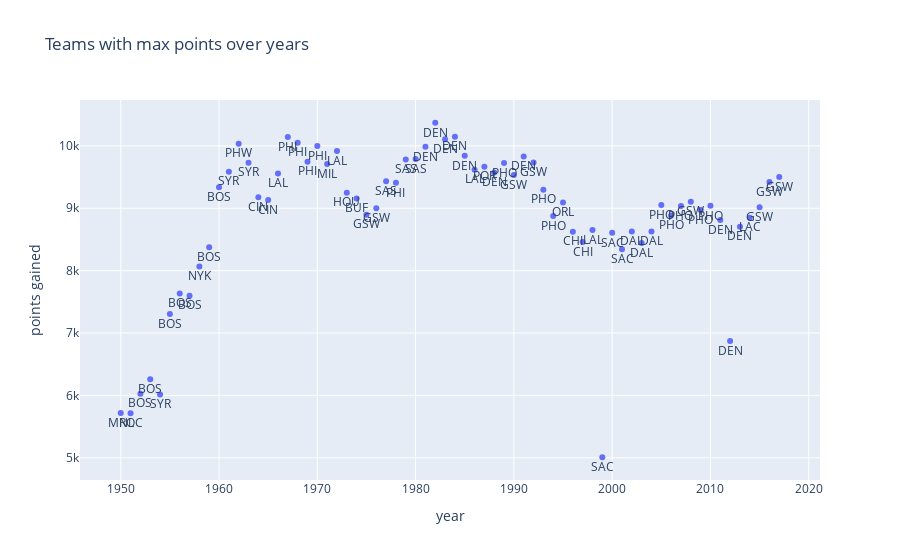

The notebook cell saved with this chart:
### Code cell
seasons_pivot = season_stats[~(season_stats.Tm=='TOT')].pivot_table(index = 'Year', columns = 'Tm', values = 'PTS', aggfunc = sum).fillna(0).applymap(int)
max_points_teams = seasons_pivot.idxmax(axis=1)
max_points_num = seasons_pivot.max(axis=1)
graph_data = pd.DataFrame([max_points_teams, max_points_num]).transpose()
graph_data.columns = ['Team name','PTS']
graph_data['Team name'].value_counts()

trace0=go.Scatter(
    x = graph_data.index,
    y = graph_data.PTS,
    mode='markers+text',
    text = graph_data['Team name'],
    textposition='bottom center'
)
data = [trace0]
layout = {'title':'Teams with max points over years', 'xaxis':{'title':'year'}, 'yaxis':{'title':'points gained'}}
fig = go.Figure(data=data, layout=layout)
iplot(fig, show_link=False)

### Figure 1 — Plotly figure (JSON) as saved in the notebook; plotly's stock layout.template omitted (floating-point values rounded to 4 significant figures)
{"data": [{"mode": "markers+text", "text": ["MNL", "ROC", "BOS", "BOS", "SYR", "BOS", "BOS", "BOS", "NYK", "BOS", "BOS", "SYR", "PHW", "SYR", "CIN", "CIN", "LAL", "PHI", "PHI", "PHI", "PHI", "MIL", "LAL", "HOU", "BUF", "GSW", "GSW", "SAS", "PHI", "SAS", "SAS", "DEN", "DEN", "DEN", "DEN", "DEN", "LAL", "POR", "DEN", "PHO", "GSW", "DEN", "GSW", "PHO", "PHO", "ORL", "CHI", "CHI", "LAL", "SAC", "SAC", "SAC", "DAL", "DAL", "DAL", "PHO", "PHO", "PHO", "GSW", "PHO", "PHO", "DEN", "DEN", "DEN", "LAC", "GSW", "GSW", "GSW"], "textposition": "bottom center", "type": "scatter", "x": [1950, 1951, 1952, 1953, 1954, 1955, 1956, 1957, 1958, 1959, 1960, 1961, 1962, 1963, 1964, 1965, 1966, 1967, 1968, 1969, 1970, 1971, 1972, 1973, 1974, 1975, 1976, 1977, 1978, 1979, 1980, 1981, 1982, 1983, 1984, 1985, 1986, 1987, 1988, 1989, 1990, 1991, 1992, 1993, 1994, 1995, 1996, 1997, 1998, 1999, 2000, 2001, 2002, 2003, 2004, 2005, 2006, 2007, 2008, 2009, 2010, 2011, 2012, 2013, 2014, 2015, 2016, 2017], "y": [5717, 5713, 6027, 6258, 6013, 7304, 7632, 7599, 8068, 8377, 9337, 9586, 10035, 9730, 9178, 9134, 9557, 10143, 10051, 9746, 9998, 9710, 9920, 9250, 9155, 8898, 9002, 9432, 9409, 9780, 9788, 9986, 10371, 10105, 10147, 9841, 9618, 9667, 9573, 9727, 9534, 9828, 9732, 9298, 8876, 9091, 8625, 8458, 8652, 5009, 8607, 8343, 8629, 8444, 8626, 9054, 8886, 9037, 9105, 8974, 9039, 8811, 6872, 8704, 8850, 9016, 9421, 9503]}], "layout": {"title": {"text": "Teams with max points over years"}, "xaxis": {"title": {"text": "year"}}, "yaxis": {"title": {"text": "points gained"}}}}
